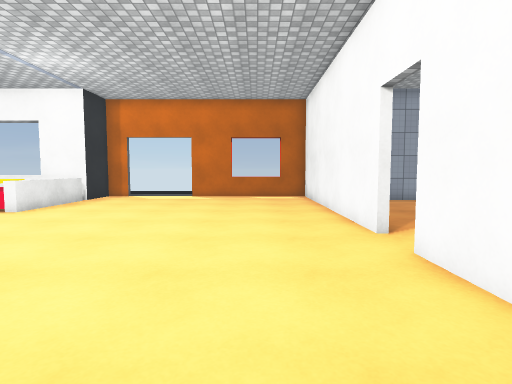
[1] (above)

16 first-person views from a walk through a scene from a Unity 3-D project. The camera is 1.3 m above the floor, tilts 4° down and sees 80° across. The floor is counted in squares, 1 m on a side. Each view is taken from the middle of a square. On the plan, view 1 faces up. The plan holds only what a view shows up to about 14 squares ahead; the rest is blank. Door leaves are left out, so doorways stand open. Some surface patterns are stand-ins.

[2]
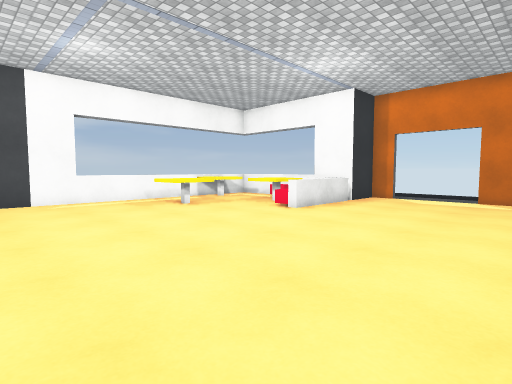

[3]
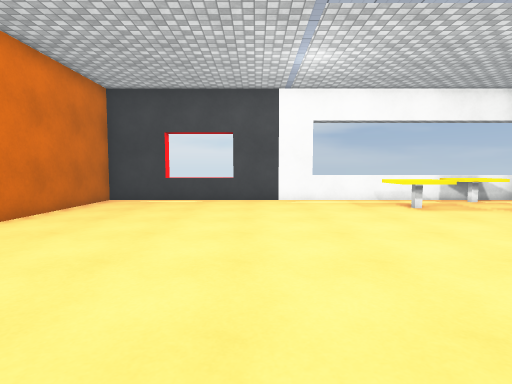

[4]
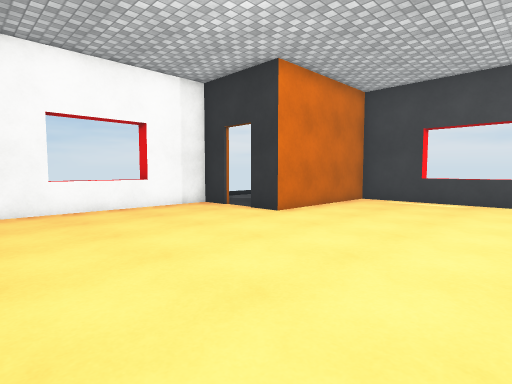

[5]
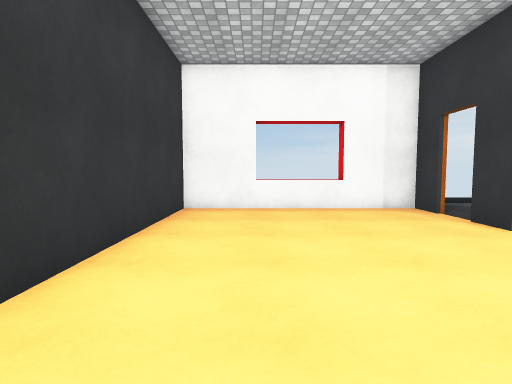

[6]
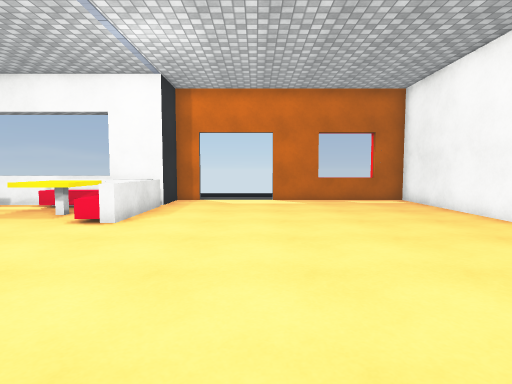

[7]
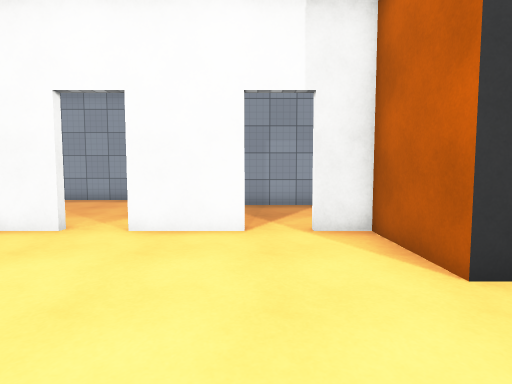

[8]
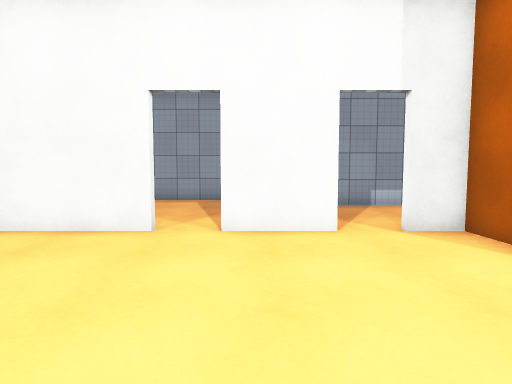

[9]
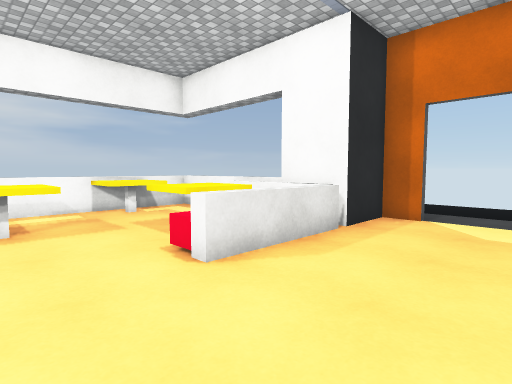

[10]
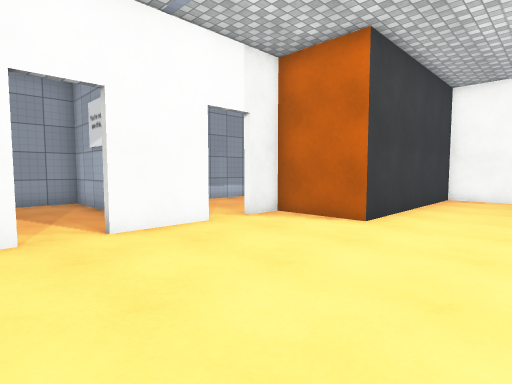

[11]
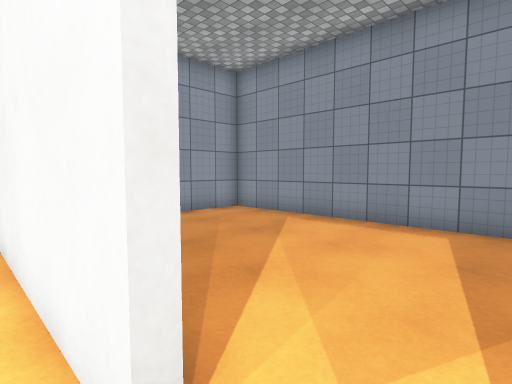

[12]
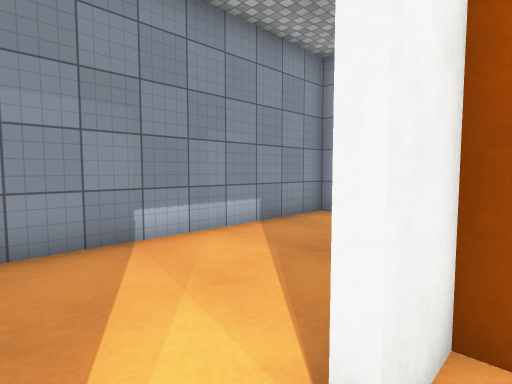

[13]
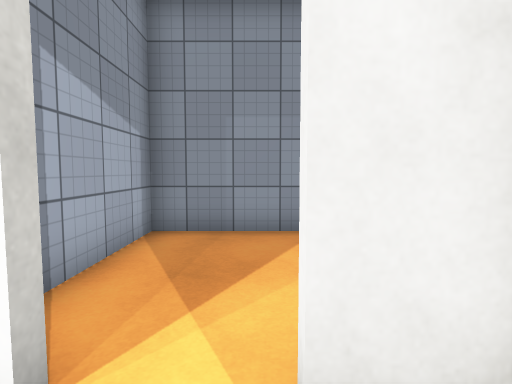

[14]
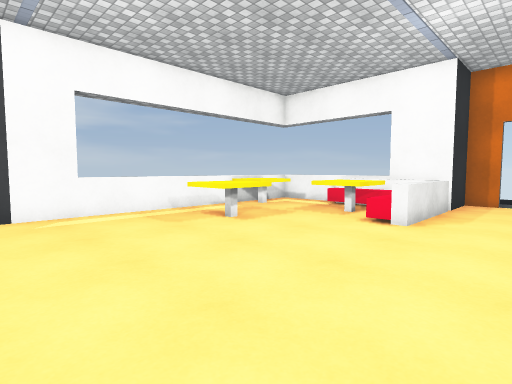

[15]
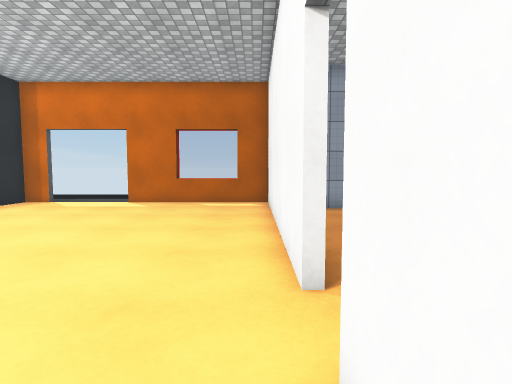

[16]
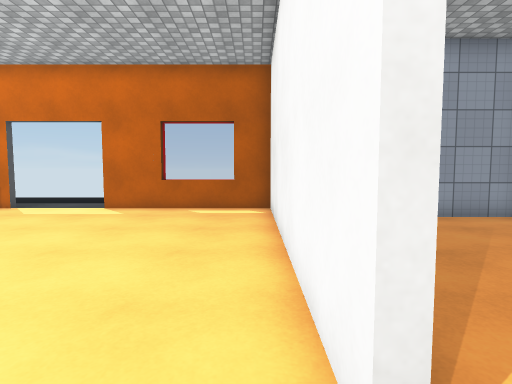

### Floor plan
Key: @ floor where view 1 was taken; # wall or solid block; . main floor; - floor 0.25 m lower than the main floor; D open door; = window, fence, low wall or low ledge; ^ raised ledge; O other object.
Columns run from 15 left of view 1 to 10 right of it. Each row starts with its distance up from view 1.
 21        ----
 20        ----
 19        ----
 18         ---
 17         ....
 16         ....##===##
 15        ##.........#
 14 #=====##..........########
 13 =...OOOO..........#......#
 12 =OO..OOO..........#......#
 11 =OO..OOO..........#......#
 10 =OO..OOO..........#......#
  9 =.................#......#
  8 =..OO.............#......#
  7 =..OO.............#......#
  6 =.................D......#
  5 =.................D......#
  4 #.................#      #
  3 #.................########
  2 #.................D....#
  1 #.................D....#
  0 ^..............@..#....#
 -1 ^..............####....#
 -2 #..............#   ....#
 -3 #..............#    ...#
 -4 #..............#    ...#
 -5 #######........#     ..#
 -6       D........#       #
 -7      .D........#      ##
 -8      .#........#
 -9      .####^^####

Positions as (right, up) in squares from view 1, and headings:
1: (0, 0), facing up
2: (-1, 1), facing up-left
3: (-1, 2), facing left
4: (-1, 2), facing down-left
5: (-3, 2), facing down
6: (-4, 2), facing up
7: (-4, 2), facing right
8: (-4, 4), facing right
9: (-4, 7), facing up-left
10: (-4, 7), facing down-right
11: (2, 5), facing up-right
12: (2, 2), facing down-right
13: (1, 1), facing right
14: (-5, 2), facing up-left
15: (2, 3), facing up
16: (2, 5), facing up
